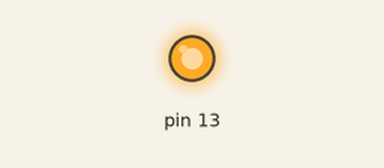
The sketch below on a simulated Arduino Uno, built with avr-gcc and run on an emulated ATmega328P. On the bench: output pins drawn as LEDs (lit = HIGH).

Above: at 0.1 s.
Timing chart, 0 to 1.6 s (numbered marks = the images above):
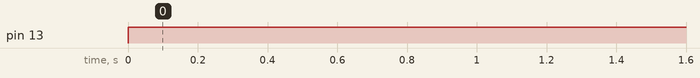

The sketch:

laser-emitter.ino
```cpp
/* Laser transmitter module test project
*/
char val;
int i;

void setup()
{
  Serial.begin(9600);
  pinMode(13, OUTPUT);
  i=0;
}
void loop() {

  if(i==0){
    digitalWrite(13, HIGH);
    i=1;
  }else{
    digitalWrite(13, HIGH);
    i=0;
  }


  /*
   val=Serial.read();
   if(val=='1')
  {
     digitalWrite(13, HIGH);
   }
  if(val=='0')
  {
    digitalWrite(13, LOW);
   }
   */
    delay(1);
}
```

Measured:
- by itself, pin 13: LOW → HIGH at 0.00 s
